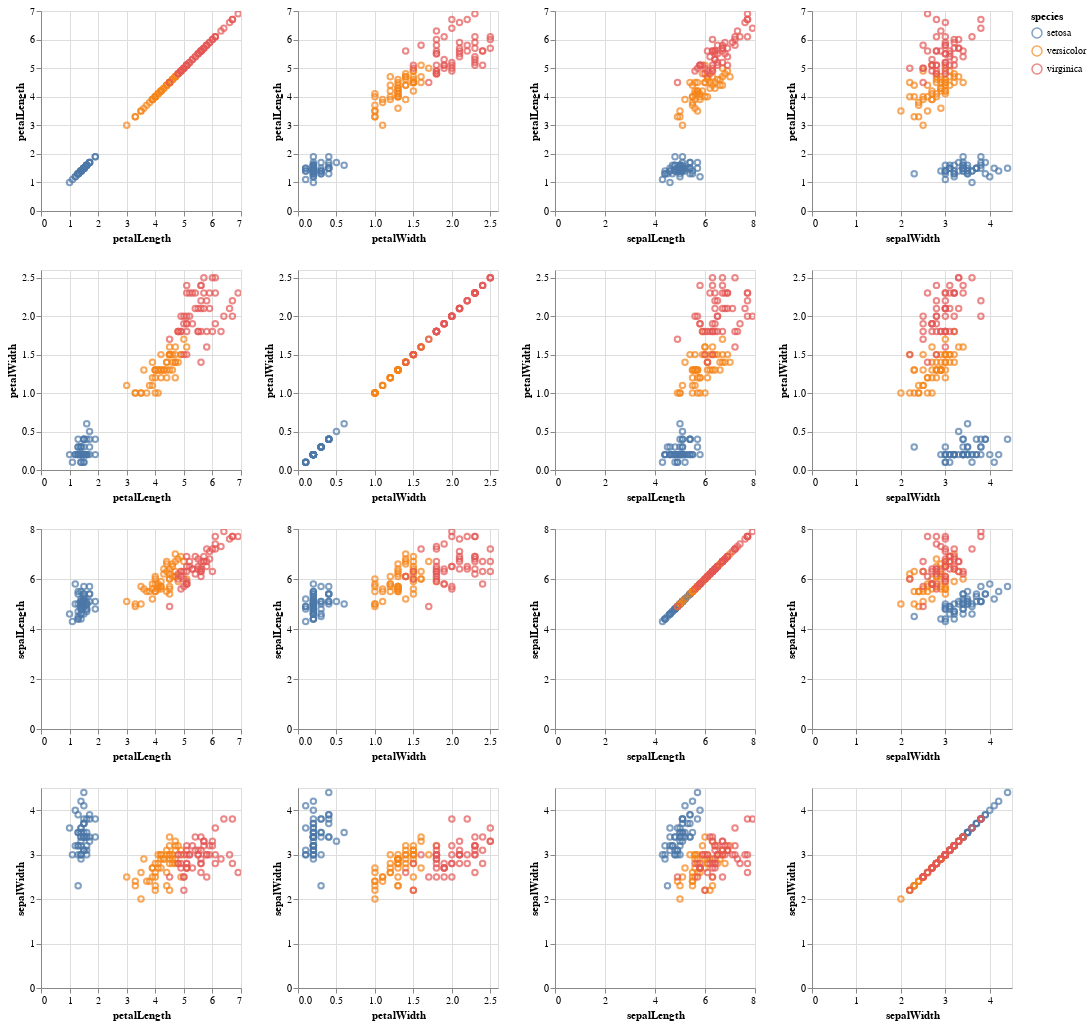

Notebook source saved alongside this figure:
### Markdown cell above
To plot all correlations, best practice is to use altair's `repeat` function. Note that the result is an interactive graph where all subplots move in a synchronized way. This is a typical feature of "visualization" libraries.

### Code cell
alt.Chart(df).mark_point().encode(
    alt.X(alt.repeat("column"), type='quantitative'),
    alt.Y(alt.repeat("row"), type='quantitative'),
    color='species:N'
).properties(
    width=200,
    height=200
).repeat(
    row=['petalLength', 'petalWidth','sepalLength', 'sepalWidth'],
    column=['petalLength', 'petalWidth','sepalLength', 'sepalWidth']
).interactive()

### Figure 1 — Vega-Lite specification as saved in the notebook (floating-point values rounded to 4 significant figures; data arrays with more than 128 entries replaced by an {"elided": "..."} marker saying what was removed)
{"config": {"view": {"continuousWidth": 400, "continuousHeight": 300}}, "repeat": {"column": ["petalLength", "petalWidth", "sepalLength", "sepalWidth"], "row": ["petalLength", "petalWidth", "sepalLength", "sepalWidth"]}, "spec": {"data": {"name": "data-a264acbd6e539a8b3afc0cb5f240fb57"}, "mark": "point", "encoding": {"color": {"type": "nominal", "field": "species"}, "x": {"type": "quantitative", "field": {"repeat": "column"}}, "y": {"type": "quantitative", "field": {"repeat": "row"}}}, "height": 200, "selection": {"selector003": {"type": "interval", "bind": "scales", "encodings": ["x", "y"]}}, "width": 200}, "$schema": "https://vega.github.io/schema/vega-lite/v4.8.1.json", "datasets": {"data-a264acbd6e539a8b3afc0cb5f240fb57": {"elided": "150 records"}}}
